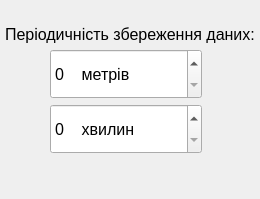
            <widget class="QWidget" name="tabDataBase">
             <property name="enabled">
              <bool>true</bool>
             </property>
             <attribute name="title">
              <string>Бази даних</string>
             </attribute>
             <layout class="QGridLayout" name="gridLayout_34">
              <property name="leftMargin">
               <number>5</number>
              </property>
              <property name="topMargin">
               <number>5</number>
              </property>
              <property name="rightMargin">
               <number>5</number>
              </property>
              <property name="bottomMargin">
               <number>5</number>
              </property>
              <property name="spacing">
               <number>5</number>
              </property>
              <item row="0" column="0">
               <layout class="QGridLayout" name="gridLayout_33">
                <property name="spacing">
                 <number>5</number>
                </property>
                <item row="3" column="1">
                 <widget class="QSpinBox" name="spinBoxSaveTimeInterval">
                  <property name="minimumSize">
                   <size>
                    <width>0</width>
                    <height>50</height>
                   </size>
                  </property>
                  <property name="font">
                   <font>
                    <pointsize>12</pointsize>
                    <italic>false</italic>
                    <bold>false</bold>
                   </font>
                  </property>
                  <property name="suffix">
                   <string>    хвилин</string>
                  </property>
                  <property name="prefix">
                   <string/>
                  </property>
                  <property name="maximum">
                   <number>100000</number>
                  </property>
                 </widget>
                </item>
                <item row="2" column="1">
                 <widget class="QSpinBox" name="spinBoxSaveDistance">
                  <property name="minimumSize">
                   <size>
                    <width>0</width>
                    <height>50</height>
                   </size>
                  </property>
                  <property name="font">
                   <font>
                    <pointsize>12</pointsize>
                    <italic>false</italic>
                    <bold>false</bold>
                   </font>
                  </property>
                  <property name="suffix">
                   <string>    метрів</string>
                  </property>
                  <property name="maximum">
                   <number>100000</number>
                  </property>
                 </widget>
                </item>
                <item row="4" column="1" colspan="2">
                 <spacer name="verticalSpacer_3">
                  <property name="orientation">
                   <enum>Qt::Vertical</enum>
                  </property>
                  <property name="sizeHint" stdset="0">
                   <size>
                    <width>20</width>
                    <height>40</height>
                   </size>
                  </property>
                 </spacer>
                </item>
                <item row="2" column="0">
                 <spacer name="horizontalSpacer_70">
                  <property name="orientation">
                   <enum>Qt::Horizontal</enum>
                  </property>
                  <property name="sizeType">
                   <enum>QSizePolicy::Fixed</enum>
                  </property>
                  <property name="sizeHint" stdset="0">
                   <size>
                    <width>40</width>
                    <height>20</height>
                   </size>
                  </property>
                 </spacer>
                </item>
                <item row="0" column="0" colspan="3">
                 <spacer name="verticalSpacer_37">
                  <property name="orientation">
                   <enum>Qt::Vertical</enum>
                  </property>
                  <property name="sizeType">
                   <enum>QSizePolicy::Fixed</enum>
                  </property>
                  <property name="sizeHint" stdset="0">
                   <size>
                    <width>20</width>
                    <height>20</height>
                   </size>
                  </property>
                 </spacer>
                </item>
                <item row="1" column="0" colspan="3">
                 <widget class="QLabel" name="label_45">
                  <property name="font">
                   <font>
                    <pointsize>12</pointsize>
                    <italic>false</italic>
                    <bold>false</bold>
                   </font>
                  </property>
                  <property name="text">
                   <string>Періодичність збереження даних:</string>
                  </property>
                 </widget>
                </item>
               </layout>
              </item>
             </layout>
            </widget>
